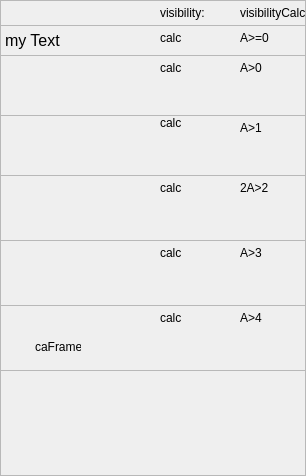
     <widget class="caFrame" name="frame_Test_Visibility_4">
      <property name="geometry">
       <rect>
        <x>375</x>
        <y>0</y>
        <width>306</width>
        <height>476</height>
       </rect>
      </property>
      <property name="frameShape">
       <enum>QFrame::StyledPanel</enum>
      </property>
      <property name="backgroundMode">
       <enum>caFrame::Outline</enum>
      </property>
      <property name="visibility">
       <enum>caFrame::StaticV</enum>
      </property>
      <property name="channel" stdset="0">
       <string notr="true"/>
      </property>
      <widget class="QFrame" name="frame__Test_Graphics_5">
       <property name="geometry">
        <rect>
         <x>0</x>
         <y>55</y>
         <width>306</width>
         <height>61</height>
        </rect>
       </property>
       <property name="frameShape">
        <enum>QFrame::StyledPanel</enum>
       </property>
       <property name="frameShadow">
        <enum>QFrame::Raised</enum>
       </property>
       <widget class="caGraphics" name="cagraphics_26">
        <property name="geometry">
         <rect>
          <x>5</x>
          <y>5</y>
          <width>81</width>
          <height>36</height>
         </rect>
        </property>
        <property name="foreground">
         <color>
          <red>255</red>
          <green>0</green>
          <blue>0</blue>
         </color>
        </property>
        <property name="fillstyle" stdset="0">
         <enum>caGraphics::Outline</enum>
        </property>
        <property name="lineSize">
         <number>4</number>
        </property>
        <property name="colorMode">
         <enum>caGraphics::Alarm</enum>
        </property>
        <property name="visibility">
         <enum>caGraphics::Calc</enum>
        </property>
        <property name="visibilityCalc">
         <string notr="true">A&gt;0</string>
        </property>
        <property name="channel" stdset="0">
         <string notr="true">$(DEVICE):#VISIBILITY</string>
        </property>
       </widget>
       <widget class="caGraphics" name="cagraphics_27">
        <property name="geometry">
         <rect>
          <x>100</x>
          <y>5</y>
          <width>51</width>
          <height>51</height>
         </rect>
        </property>
        <property name="foreground">
         <color>
          <red>255</red>
          <green>0</green>
          <blue>0</blue>
         </color>
        </property>
        <property name="fillstyle" stdset="0">
         <enum>caGraphics::Filled</enum>
        </property>
        <property name="lineSize">
         <number>4</number>
        </property>
        <property name="colorMode">
         <enum>caGraphics::Alarm</enum>
        </property>
        <property name="visibility">
         <enum>caGraphics::Calc</enum>
        </property>
        <property name="visibilityCalc">
         <string notr="true">A&gt;0</string>
        </property>
        <property name="channel" stdset="0">
         <string notr="true">$(DEVICE):#VISIBILITY</string>
        </property>
        <property name="tiltAngle">
         <number>45</number>
        </property>
       </widget>
       <widget class="caLabel" name="caLabel_244">
        <property name="geometry">
         <rect>
          <x>240</x>
          <y>5</y>
          <width>41</width>
          <height>16</height>
         </rect>
        </property>
        <property name="font">
         <font>
          <pointsize>9</pointsize>
         </font>
        </property>
        <property name="frameShape">
         <enum>QFrame::NoFrame</enum>
        </property>
        <property name="text">
         <string>A&gt;0</string>
        </property>
        <property name="alignment">
         <set>Qt::AlignAbsolute|Qt::AlignLeading|Qt::AlignLeft|Qt::AlignVCenter</set>
        </property>
        <property name="fontScaleMode">
         <enum>ESimpleLabel::Height</enum>
        </property>
        <property name="foreground">
         <color>
          <red>0</red>
          <green>0</green>
          <blue>0</blue>
         </color>
        </property>
        <property name="background">
         <color alpha="0">
          <red>0</red>
          <green>0</green>
          <blue>0</blue>
         </color>
        </property>
       </widget>
       <widget class="caLabel" name="caLabel_245">
        <property name="geometry">
         <rect>
          <x>160</x>
          <y>5</y>
          <width>61</width>
          <height>16</height>
         </rect>
        </property>
        <property name="font">
         <font>
          <pointsize>9</pointsize>
         </font>
        </property>
        <property name="frameShape">
         <enum>QFrame::NoFrame</enum>
        </property>
        <property name="text">
         <string>calc</string>
        </property>
        <property name="alignment">
         <set>Qt::AlignAbsolute|Qt::AlignLeading|Qt::AlignLeft|Qt::AlignVCenter</set>
        </property>
        <property name="fontScaleMode">
         <enum>ESimpleLabel::Height</enum>
        </property>
        <property name="foreground">
         <color>
          <red>0</red>
          <green>0</green>
          <blue>0</blue>
         </color>
        </property>
        <property name="background">
         <color alpha="0">
          <red>0</red>
          <green>0</green>
          <blue>0</blue>
         </color>
        </property>
       </widget>
      </widget>
      <widget class="QFrame" name="frame_Test_Label_5">
       <property name="geometry">
        <rect>
         <x>0</x>
         <y>25</y>
         <width>306</width>
         <height>31</height>
        </rect>
       </property>
       <property name="frameShape">
        <enum>QFrame::StyledPanel</enum>
       </property>
       <property name="frameShadow">
        <enum>QFrame::Raised</enum>
       </property>
       <widget class="caLabel" name="calabel_23">
        <property name="geometry">
         <rect>
          <x>5</x>
          <y>5</y>
          <width>81</width>
          <height>21</height>
         </rect>
        </property>
        <property name="font">
         <font>
          <pointsize>12</pointsize>
         </font>
        </property>
        <property name="text">
         <string>my Text</string>
        </property>
        <property name="visibility">
         <enum>caLabel::Calc</enum>
        </property>
        <property name="visibilityCalc">
         <string notr="true">A&gt;=0</string>
        </property>
        <property name="channel" stdset="0">
         <string notr="true">$(DEVICE):#VISIBILITY</string>
        </property>
       </widget>
       <widget class="caLabel" name="caLabel_257">
        <property name="geometry">
         <rect>
          <x>160</x>
          <y>5</y>
          <width>61</width>
          <height>16</height>
         </rect>
        </property>
        <property name="font">
         <font>
          <pointsize>9</pointsize>
         </font>
        </property>
        <property name="frameShape">
         <enum>QFrame::NoFrame</enum>
        </property>
        <property name="text">
         <string>calc</string>
        </property>
        <property name="alignment">
         <set>Qt::AlignAbsolute|Qt::AlignLeading|Qt::AlignLeft|Qt::AlignVCenter</set>
        </property>
        <property name="fontScaleMode">
         <enum>ESimpleLabel::Height</enum>
        </property>
        <property name="foreground">
         <color>
          <red>0</red>
          <green>0</green>
          <blue>0</blue>
         </color>
        </property>
        <property name="background">
         <color alpha="0">
          <red>0</red>
          <green>0</green>
          <blue>0</blue>
         </color>
        </property>
       </widget>
       <widget class="caLabel" name="caLabel_255">
        <property name="geometry">
         <rect>
          <x>240</x>
          <y>5</y>
          <width>41</width>
          <height>16</height>
         </rect>
        </property>
        <property name="font">
         <font>
          <pointsize>9</pointsize>
         </font>
        </property>
        <property name="frameShape">
         <enum>QFrame::NoFrame</enum>
        </property>
        <property name="text">
         <string>A&gt;=0</string>
        </property>
        <property name="alignment">
         <set>Qt::AlignAbsolute|Qt::AlignLeading|Qt::AlignLeft|Qt::AlignVCenter</set>
        </property>
        <property name="fontScaleMode">
         <enum>ESimpleLabel::Height</enum>
        </property>
        <property name="foreground">
         <color>
          <red>0</red>
          <green>0</green>
          <blue>0</blue>
         </color>
        </property>
        <property name="background">
         <color alpha="0">
          <red>0</red>
          <green>0</green>
          <blue>0</blue>
         </color>
        </property>
       </widget>
      </widget>
      <widget class="QFrame" name="frame__Test_Polyline_5">
       <property name="geometry">
        <rect>
         <x>0</x>
         <y>115</y>
         <width>306</width>
         <height>61</height>
        </rect>
       </property>
       <property name="frameShape">
        <enum>QFrame::StyledPanel</enum>
       </property>
       <property name="frameShadow">
        <enum>QFrame::Raised</enum>
       </property>
       <widget class="caPolyLine" name="capolyline_16">
        <property name="geometry">
         <rect>
          <x>5</x>
          <y>0</y>
          <width>76</width>
          <height>51</height>
         </rect>
        </property>
        <property name="foreground">
         <color>
          <red>0</red>
          <green>0</green>
          <blue>255</blue>
         </color>
        </property>
        <property name="colorMode">
         <enum>caPolyLine::Alarm</enum>
        </property>
        <property name="xyPairs" stdset="0">
         <string>23,36;23,36;56,21;64,36;44,46;2,46;15,10</string>
        </property>
        <property name="fillstyle" stdset="0">
         <enum>caPolyLine::Filled</enum>
        </property>
        <property name="polystyle" stdset="0">
         <enum>caPolyLine::Polygon</enum>
        </property>
        <property name="visibility">
         <enum>caPolyLine::Calc</enum>
        </property>
        <property name="visibilityCalc">
         <string notr="true">A&gt;1</string>
        </property>
        <property name="channel" stdset="0">
         <string notr="true">$(DEVICE):#VISIBILITY</string>
        </property>
       </widget>
       <widget class="caLabel" name="caLabel_246">
        <property name="geometry">
         <rect>
          <x>160</x>
          <y>0</y>
          <width>36</width>
          <height>16</height>
         </rect>
        </property>
        <property name="font">
         <font>
          <pointsize>9</pointsize>
         </font>
        </property>
        <property name="frameShape">
         <enum>QFrame::NoFrame</enum>
        </property>
        <property name="text">
         <string>calc</string>
        </property>
        <property name="alignment">
         <set>Qt::AlignAbsolute|Qt::AlignLeading|Qt::AlignLeft|Qt::AlignVCenter</set>
        </property>
        <property name="fontScaleMode">
         <enum>ESimpleLabel::Height</enum>
        </property>
        <property name="foreground">
         <color>
          <red>0</red>
          <green>0</green>
          <blue>0</blue>
         </color>
        </property>
        <property name="background">
         <color alpha="0">
          <red>0</red>
          <green>0</green>
          <blue>0</blue>
         </color>
        </property>
       </widget>
       <widget class="caPolyLine" name="capolyline_17">
        <property name="geometry">
         <rect>
          <x>80</x>
          <y>5</y>
          <width>81</width>
          <height>56</height>
         </rect>
        </property>
        <property name="foreground">
         <color alpha="100">
          <red>0</red>
          <green>0</green>
          <blue>255</blue>
         </color>
        </property>
        <property name="linestyle" stdset="0">
         <enum>caPolyLine::Dash</enum>
        </property>
        <property name="lineSize">
         <number>3</number>
        </property>
        <property name="colorMode">
         <enum>caPolyLine::Alarm</enum>
        </property>
        <property name="xyPairs" stdset="0">
         <string>24,39;24,39;60,23;68,40;47,50;2,50;16,11</string>
        </property>
        <property name="fillstyle" stdset="0">
         <enum>caPolyLine::Filled</enum>
        </property>
        <property name="polystyle" stdset="0">
         <enum>caPolyLine::Polygon</enum>
        </property>
        <property name="visibility">
         <enum>caPolyLine::Calc</enum>
        </property>
        <property name="visibilityCalc">
         <string notr="true">A&gt;1</string>
        </property>
        <property name="channel" stdset="0">
         <string notr="true">$(DEVICE):#VISIBILITY</string>
        </property>
       </widget>
       <widget class="caLabel" name="caLabel_247">
        <property name="geometry">
         <rect>
          <x>240</x>
          <y>5</y>
          <width>41</width>
          <height>16</height>
         </rect>
        </property>
        <property name="font">
         <font>
          <pointsize>9</pointsize>
         </font>
        </property>
        <property name="frameShape">
         <enum>QFrame::NoFrame</enum>
        </property>
        <property name="text">
         <string>A&gt;1</string>
        </property>
        <property name="alignment">
         <set>Qt::AlignAbsolute|Qt::AlignLeading|Qt::AlignLeft|Qt::AlignVCenter</set>
        </property>
        <property name="fontScaleMode">
         <enum>ESimpleLabel::Height</enum>
        </property>
        <property name="foreground">
         <color>
          <red>0</red>
          <green>0</green>
          <blue>0</blue>
         </color>
        </property>
        <property name="background">
         <color alpha="0">
          <red>0</red>
          <green>0</green>
          <blue>0</blue>
         </color>
        </property>
       </widget>
      </widget>
      <widget class="QFrame" name="frame_Test_LineEdit_11">
       <property name="geometry">
        <rect>
         <x>0</x>
         <y>175</y>
         <width>306</width>
         <height>66</height>
        </rect>
       </property>
       <property name="frameShape">
        <enum>QFrame::StyledPanel</enum>
       </property>
       <property name="frameShadow">
        <enum>QFrame::Raised</enum>
       </property>
       <widget class="caLabel" name="caLabel_248">
        <property name="geometry">
         <rect>
          <x>160</x>
          <y>5</y>
          <width>51</width>
          <height>16</height>
         </rect>
        </property>
        <property name="font">
         <font>
          <pointsize>9</pointsize>
         </font>
        </property>
        <property name="frameShape">
         <enum>QFrame::NoFrame</enum>
        </property>
        <property name="text">
         <string>calc</string>
        </property>
        <property name="alignment">
         <set>Qt::AlignAbsolute|Qt::AlignLeading|Qt::AlignLeft|Qt::AlignVCenter</set>
        </property>
        <property name="fontScaleMode">
         <enum>ESimpleLabel::Height</enum>
        </property>
        <property name="foreground">
         <color>
          <red>0</red>
          <green>0</green>
          <blue>0</blue>
         </color>
        </property>
        <property name="background">
         <color alpha="0">
          <red>0</red>
          <green>0</green>
          <blue>0</blue>
         </color>
        </property>
       </widget>
       <widget class="caImage" name="caimage_10">
        <property name="geometry">
         <rect>
          <x>5</x>
          <y>5</y>
          <width>56</width>
          <height>56</height>
         </rect>
        </property>
        <property name="imageCalc">
         <string notr="true"/>
        </property>
        <property name="filename" stdset="0">
         <string notr="true">earth.gif</string>
        </property>
        <property name="visibility">
         <enum>caImage::Calc</enum>
        </property>
        <property name="visibilityCalc">
         <string notr="true">A&gt;2</string>
        </property>
        <property name="channel" stdset="0">
         <string notr="true">$(DEVICE):#VISIBILITY</string>
        </property>
       </widget>
       <widget class="caLabel" name="caLabel_249">
        <property name="geometry">
         <rect>
          <x>240</x>
          <y>5</y>
          <width>41</width>
          <height>16</height>
         </rect>
        </property>
        <property name="font">
         <font>
          <pointsize>9</pointsize>
         </font>
        </property>
        <property name="frameShape">
         <enum>QFrame::NoFrame</enum>
        </property>
        <property name="text">
         <string>2A&gt;2</string>
        </property>
        <property name="alignment">
         <set>Qt::AlignAbsolute|Qt::AlignLeading|Qt::AlignLeft|Qt::AlignVCenter</set>
        </property>
        <property name="fontScaleMode">
         <enum>ESimpleLabel::Height</enum>
        </property>
        <property name="foreground">
         <color>
          <red>0</red>
          <green>0</green>
          <blue>0</blue>
         </color>
        </property>
        <property name="background">
         <color alpha="0">
          <red>0</red>
          <green>0</green>
          <blue>0</blue>
         </color>
        </property>
       </widget>
      </widget>
      <widget class="QFrame" name="frame_Test_LineEdit_12">
       <property name="geometry">
        <rect>
         <x>0</x>
         <y>240</y>
         <width>306</width>
         <height>66</height>
        </rect>
       </property>
       <property name="frameShape">
        <enum>QFrame::StyledPanel</enum>
       </property>
       <property name="frameShadow">
        <enum>QFrame::Raised</enum>
       </property>
       <widget class="caLabel" name="caLabel_250">
        <property name="geometry">
         <rect>
          <x>160</x>
          <y>5</y>
          <width>31</width>
          <height>16</height>
         </rect>
        </property>
        <property name="font">
         <font>
          <pointsize>9</pointsize>
         </font>
        </property>
        <property name="frameShape">
         <enum>QFrame::NoFrame</enum>
        </property>
        <property name="text">
         <string>calc</string>
        </property>
        <property name="alignment">
         <set>Qt::AlignAbsolute|Qt::AlignLeading|Qt::AlignLeft|Qt::AlignVCenter</set>
        </property>
        <property name="fontScaleMode">
         <enum>ESimpleLabel::Height</enum>
        </property>
        <property name="foreground">
         <color>
          <red>0</red>
          <green>0</green>
          <blue>0</blue>
         </color>
        </property>
        <property name="background">
         <color alpha="0">
          <red>0</red>
          <green>0</green>
          <blue>0</blue>
         </color>
        </property>
       </widget>
       <widget class="caInclude" name="cainclude_4">
        <property name="geometry">
         <rect>
          <x>5</x>
          <y>10</y>
          <width>151</width>
          <height>36</height>
         </rect>
        </property>
        <property name="filename" stdset="0">
         <string notr="true">TST-CAQTDM-VI-INCL.ui</string>
        </property>
        <property name="visibility">
         <enum>caInclude::Calc</enum>
        </property>
        <property name="visibilityCalc">
         <string notr="true">A&gt;3</string>
        </property>
        <property name="channel" stdset="0">
         <string notr="true">$(DEVICE):#VISIBILITY</string>
        </property>
       </widget>
       <widget class="caLabel" name="caLabel_251">
        <property name="geometry">
         <rect>
          <x>240</x>
          <y>5</y>
          <width>41</width>
          <height>16</height>
         </rect>
        </property>
        <property name="font">
         <font>
          <pointsize>9</pointsize>
         </font>
        </property>
        <property name="frameShape">
         <enum>QFrame::NoFrame</enum>
        </property>
        <property name="text">
         <string>A&gt;3</string>
        </property>
        <property name="alignment">
         <set>Qt::AlignAbsolute|Qt::AlignLeading|Qt::AlignLeft|Qt::AlignVCenter</set>
        </property>
        <property name="fontScaleMode">
         <enum>ESimpleLabel::Height</enum>
        </property>
        <property name="foreground">
         <color>
          <red>0</red>
          <green>0</green>
          <blue>0</blue>
         </color>
        </property>
        <property name="background">
         <color alpha="0">
          <red>0</red>
          <green>0</green>
          <blue>0</blue>
         </color>
        </property>
       </widget>
      </widget>
      <widget class="QFrame" name="frame_Test_LineEdit_13">
       <property name="geometry">
        <rect>
         <x>0</x>
         <y>305</y>
         <width>306</width>
         <height>66</height>
        </rect>
       </property>
       <property name="frameShape">
        <enum>QFrame::StyledPanel</enum>
       </property>
       <property name="frameShadow">
        <enum>QFrame::Raised</enum>
       </property>
       <widget class="caLabel" name="caLabel_252">
        <property name="geometry">
         <rect>
          <x>160</x>
          <y>5</y>
          <width>46</width>
          <height>16</height>
         </rect>
        </property>
        <property name="font">
         <font>
          <pointsize>9</pointsize>
         </font>
        </property>
        <property name="frameShape">
         <enum>QFrame::NoFrame</enum>
        </property>
        <property name="text">
         <string>calc</string>
        </property>
        <property name="alignment">
         <set>Qt::AlignAbsolute|Qt::AlignLeading|Qt::AlignLeft|Qt::AlignVCenter</set>
        </property>
        <property name="fontScaleMode">
         <enum>ESimpleLabel::Height</enum>
        </property>
        <property name="foreground">
         <color>
          <red>0</red>
          <green>0</green>
          <blue>0</blue>
         </color>
        </property>
        <property name="background">
         <color alpha="0">
          <red>0</red>
          <green>0</green>
          <blue>0</blue>
         </color>
        </property>
       </widget>
       <widget class="caFrame" name="caframe_5">
        <property name="geometry">
         <rect>
          <x>5</x>
          <y>5</y>
          <width>76</width>
          <height>56</height>
         </rect>
        </property>
        <property name="backgroundMode">
         <enum>caFrame::Filled</enum>
        </property>
        <property name="visibility">
         <enum>caFrame::Calc</enum>
        </property>
        <property name="visibilityCalc">
         <string notr="true">A&gt;4</string>
        </property>
        <property name="channel" stdset="0">
         <string notr="true">$(DEVICE):#VISIBILITY</string>
        </property>
        <widget class="QLabel" name="label_21">
         <property name="geometry">
          <rect>
           <x>30</x>
           <y>30</y>
           <width>46</width>
           <height>13</height>
          </rect>
         </property>
         <property name="text">
          <string>caFrame</string>
         </property>
        </widget>
       </widget>
       <widget class="caLabel" name="caLabel_253">
        <property name="geometry">
         <rect>
          <x>240</x>
          <y>5</y>
          <width>41</width>
          <height>16</height>
         </rect>
        </property>
        <property name="font">
         <font>
          <pointsize>9</pointsize>
         </font>
        </property>
        <property name="frameShape">
         <enum>QFrame::NoFrame</enum>
        </property>
        <property name="text">
         <string>A&gt;4</string>
        </property>
        <property name="alignment">
         <set>Qt::AlignAbsolute|Qt::AlignLeading|Qt::AlignLeft|Qt::AlignVCenter</set>
        </property>
        <property name="fontScaleMode">
         <enum>ESimpleLabel::Height</enum>
        </property>
        <property name="foreground">
         <color>
          <red>0</red>
          <green>0</green>
          <blue>0</blue>
         </color>
        </property>
        <property name="background">
         <color alpha="0">
          <red>0</red>
          <green>0</green>
          <blue>0</blue>
         </color>
        </property>
       </widget>
      </widget>
      <widget class="QLabel" name="label_22">
       <property name="geometry">
        <rect>
         <x>160</x>
         <y>5</y>
         <width>51</width>
         <height>16</height>
        </rect>
       </property>
       <property name="text">
        <string>visibility:</string>
       </property>
      </widget>
      <widget class="QLabel" name="label_23">
       <property name="geometry">
        <rect>
         <x>240</x>
         <y>5</y>
         <width>66</width>
         <height>16</height>
        </rect>
       </property>
       <property name="text">
        <string>visibilityCalc:</string>
       </property>
      </widget>
     </widget>
